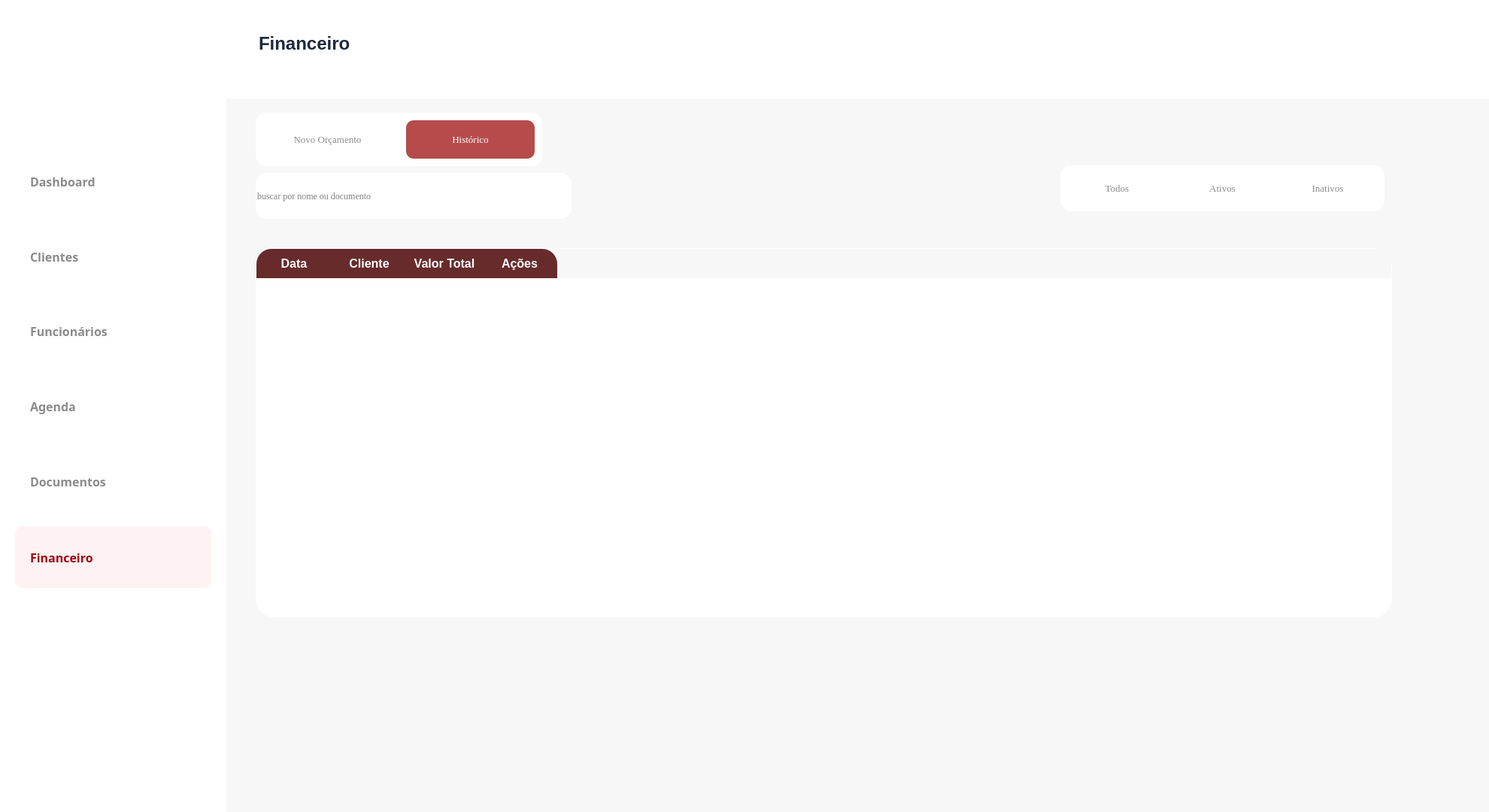
<?xml version="1.0" encoding="UTF-8"?>
<ui version="4.0">
 <class>Form</class>
 <widget class="QWidget" name="Form">
  <property name="geometry">
   <rect>
    <x>0</x>
    <y>0</y>
    <width>1980</width>
    <height>1080</height>
   </rect>
  </property>
  <property name="windowTitle">
   <string>Form</string>
  </property>
  <widget class="QFrame" name="frame_2">
   <property name="geometry">
    <rect>
     <x>0</x>
     <y>0</y>
     <width>1981</width>
     <height>131</height>
    </rect>
   </property>
   <property name="styleSheet">
    <string notr="true">background-color: rgb(255,255,255);
border:none;</string>
   </property>
   <property name="frameShape">
    <enum>QFrame::StyledPanel</enum>
   </property>
   <property name="frameShadow">
    <enum>QFrame::Raised</enum>
   </property>
   <widget class="QTextBrowser" name="textBrowser_2">
    <property name="geometry">
     <rect>
      <x>340</x>
      <y>40</y>
      <width>256</width>
      <height>51</height>
     </rect>
    </property>
    <property name="autoFillBackground">
     <bool>false</bool>
    </property>
    <property name="styleSheet">
     <string notr="true">border: 0px;
color:rgb(29, 41, 61);</string>
    </property>
    <property name="html">
     <string>&lt;!DOCTYPE HTML PUBLIC &quot;-//W3C//DTD HTML 4.0//EN&quot; &quot;http://www.w3.org/TR/REC-html40/strict.dtd&quot;&gt;
&lt;html&gt;&lt;head&gt;&lt;meta name=&quot;qrichtext&quot; content=&quot;1&quot; /&gt;&lt;style type=&quot;text/css&quot;&gt;
p, li { white-space: pre-wrap; }
&lt;/style&gt;&lt;/head&gt;&lt;body style=&quot; font-family:'MS Shell Dlg 2'; font-size:7.8pt; font-weight:400; font-style:normal;&quot;&gt;
&lt;p style=&quot; margin-top:0px; margin-bottom:0px; margin-left:0px; margin-right:0px; -qt-block-indent:0; text-indent:0px;&quot;&gt;&lt;span style=&quot; font-size:18pt; font-weight:600;&quot;&gt;Financeiro&lt;/span&gt;&lt;/p&gt;&lt;/body&gt;&lt;/html&gt;</string>
    </property>
   </widget>
  </widget>
  <widget class="QFrame" name="frame_3">
   <property name="geometry">
    <rect>
     <x>300</x>
     <y>130</y>
     <width>1681</width>
     <height>951</height>
    </rect>
   </property>
   <property name="toolTip">
    <string/>
   </property>
   <property name="styleSheet">
    <string notr="true">background-color: rgb(247, 247, 247);
</string>
   </property>
   <property name="frameShape">
    <enum>QFrame::StyledPanel</enum>
   </property>
   <property name="frameShadow">
    <enum>QFrame::Raised</enum>
   </property>
   <widget class="QLineEdit" name="lineEdit">
    <property name="geometry">
     <rect>
      <x>40</x>
      <y>100</y>
      <width>420</width>
      <height>61</height>
     </rect>
    </property>
    <property name="font">
     <font>
      <family>Georgia</family>
     </font>
    </property>
    <property name="styleSheet">
     <string notr="true">background-color: white;
border-radius: 14px;</string>
    </property>
    <property name="inputMask">
     <string/>
    </property>
    <property name="text">
     <string/>
    </property>
    <property name="maxLength">
     <number>32767</number>
    </property>
    <property name="echoMode">
     <enum>QLineEdit::Normal</enum>
    </property>
    <property name="placeholderText">
     <string>buscar por nome ou documento</string>
    </property>
   </widget>
   <widget class="QTableWidget" name="tableWidget">
    <property name="geometry">
     <rect>
      <x>40</x>
      <y>200</y>
      <width>1511</width>
      <height>491</height>
     </rect>
    </property>
    <property name="font">
     <font>
      <family>Georgia</family>
      <pointsize>12</pointsize>
      <weight>50</weight>
      <bold>false</bold>
     </font>
    </property>
    <property name="layoutDirection">
     <enum>Qt::LeftToRight</enum>
    </property>
    <property name="styleSheet">
     <string notr="true">QHeaderView::section {
	font-family: &quot;MS Shell Dlg 2&quot;;
    font-size: 16px;
    font-weight: bold;
    color: white;
    background-color: rgb(103, 43, 43);
    color: white;
    border: none;
	padding: 8px;
}
QHeaderView::section:first {
	border-top-left-radius: 20px;  /* Canto superior esquerdo */
    border-top-right-radius: 0px;
    border-bottom-left-radius: 0px;
    border-bottom-right-radius: 0px;
}
QHeaderView::section:last {
	border-top-left-radius: 0px;
    border-top-right-radius: 20px;
    border-bottom-left-radius: 0px;
    border-bottom-right-radius: 0px;
}
QTableWidget {
    border: none;
    border-radius: 25px;
    background-color: white;
    /* Necessário para o fundo arredondar corretamente */
    padding: 1px;
}
QTableWidget::section:first {
	font-family: &quot;Times New Roman&quot;;
    font-size: 12px;
	font-weight: bold;
    color: black;
}
QTableWidget::section:second, third {
	font-family: &quot;Times New Roman&quot;;
    font-size: 10px;
    color: rgb(152, 152, 152);
	text-align: center;
}
QTableWidget::section:last {
	font-family: &quot;Times New Roman&quot;;
    font-size: 12px;
	font-weight: bold;
    color: black;
	text-align: center;
}</string>
    </property>
    <property name="editTriggers">
     <set>QAbstractItemView::NoEditTriggers</set>
    </property>
    <property name="alternatingRowColors">
     <bool>true</bool>
    </property>
    <property name="selectionBehavior">
     <enum>QAbstractItemView::SelectRows</enum>
    </property>
    <property name="showGrid">
     <bool>false</bool>
    </property>
    <property name="sortingEnabled">
     <bool>true</bool>
    </property>
    <property name="columnCount">
     <number>4</number>
    </property>
    <attribute name="horizontalHeaderVisible">
     <bool>true</bool>
    </attribute>
    <attribute name="horizontalHeaderHighlightSections">
     <bool>true</bool>
    </attribute>
    <attribute name="horizontalHeaderStretchLastSection">
     <bool>false</bool>
    </attribute>
    <attribute name="verticalHeaderVisible">
     <bool>false</bool>
    </attribute>
    <column>
     <property name="text">
      <string>Data</string>
     </property>
    </column>
    <column>
     <property name="text">
      <string>Cliente</string>
     </property>
    </column>
    <column>
     <property name="text">
      <string>Valor Total</string>
     </property>
    </column>
    <column>
     <property name="text">
      <string>Ações</string>
     </property>
    </column>
   </widget>
   <widget class="QFrame" name="frame_4">
    <property name="geometry">
     <rect>
      <x>40</x>
      <y>20</y>
      <width>381</width>
      <height>71</height>
     </rect>
    </property>
    <property name="styleSheet">
     <string notr="true">background-color: white;
border-radius: 14px;</string>
    </property>
    <property name="frameShape">
     <enum>QFrame::StyledPanel</enum>
    </property>
    <property name="frameShadow">
     <enum>QFrame::Raised</enum>
    </property>
    <widget class="QPushButton" name="pushButton_5">
     <property name="geometry">
      <rect>
       <x>200</x>
       <y>10</y>
       <width>171</width>
       <height>51</height>
      </rect>
     </property>
     <property name="font">
      <font>
       <family>Georgia</family>
       <pointsize>10</pointsize>
      </font>
     </property>
     <property name="styleSheet">
      <string notr="true">QPushButton {
	text-align: center;
    background-color: rgb(182,75,75);
    color:  white;
    border-radius: 10px;
}</string>
     </property>
     <property name="text">
      <string>Histórico</string>
     </property>
     <property name="icon">
      <iconset>
       <normaloff>../Source/utilizador.png</normaloff>../Source/utilizador.png</iconset>
     </property>
     <property name="iconSize">
      <size>
       <width>20</width>
       <height>20</height>
      </size>
     </property>
    </widget>
    <widget class="QPushButton" name="pushButton_6">
     <property name="geometry">
      <rect>
       <x>10</x>
       <y>10</y>
       <width>171</width>
       <height>51</height>
      </rect>
     </property>
     <property name="font">
      <font>
       <family>Georgia</family>
       <pointsize>10</pointsize>
      </font>
     </property>
     <property name="styleSheet">
      <string notr="true">QPushButton {
    text-align: center;
    background-color: white;
    color: rgb(139,139,139);
    border-radius: 10px;
}

QPushButton:hover {
    background-color: rgb(247,247,247);
}

QPushButton:pressed {
    background-color: rgb(182,75,75);
    color: white;
}</string>
     </property>
     <property name="text">
      <string>Novo Orçamento</string>
     </property>
     <property name="icon">
      <iconset>
       <normaloff>../Source/botao-adicionar.png</normaloff>../Source/botao-adicionar.png</iconset>
     </property>
     <property name="iconSize">
      <size>
       <width>20</width>
       <height>20</height>
      </size>
     </property>
    </widget>
   </widget>
   <widget class="QFrame" name="frame_5">
    <property name="geometry">
     <rect>
      <x>1110</x>
      <y>90</y>
      <width>431</width>
      <height>61</height>
     </rect>
    </property>
    <property name="styleSheet">
     <string notr="true">background-color: white;
border-radius: 14px;</string>
    </property>
    <property name="frameShape">
     <enum>QFrame::StyledPanel</enum>
    </property>
    <property name="frameShadow">
     <enum>QFrame::Raised</enum>
    </property>
    <widget class="QPushButton" name="pushButton_7">
     <property name="geometry">
      <rect>
       <x>10</x>
       <y>10</y>
       <width>131</width>
       <height>41</height>
      </rect>
     </property>
     <property name="font">
      <font>
       <family>Georgia</family>
       <pointsize>10</pointsize>
      </font>
     </property>
     <property name="styleSheet">
      <string notr="true">QPushButton {
    text-align: center;
    background-color: white;
    color: rgb(139,139,139);
    border-radius: 10px;
}

QPushButton:hover {
    background-color: rgb(247,247,247);
}

QPushButton:pressed {
    background-color: rgb(182,75,75);
    color: white;
}</string>
     </property>
     <property name="text">
      <string>Todos</string>
     </property>
     <property name="icon">
      <iconset>
       <normaloff>../do-utilizador.png</normaloff>../do-utilizador.png</iconset>
     </property>
    </widget>
    <widget class="QPushButton" name="pushButton_4">
     <property name="geometry">
      <rect>
       <x>150</x>
       <y>10</y>
       <width>131</width>
       <height>41</height>
      </rect>
     </property>
     <property name="font">
      <font>
       <family>Georgia</family>
       <pointsize>10</pointsize>
      </font>
     </property>
     <property name="styleSheet">
      <string notr="true">QPushButton {
    text-align: center;
    background-color: white;
    color: rgb(139,139,139);
    border-radius: 10px;
}

QPushButton:hover {
    background-color: rgb(247,247,247);
}

QPushButton:pressed {
    background-color: rgb(182,75,75);
    color: white;
}</string>
     </property>
     <property name="text">
      <string>Ativos</string>
     </property>
     <property name="icon">
      <iconset>
       <normaloff>../do-utilizador.png</normaloff>../do-utilizador.png</iconset>
     </property>
    </widget>
    <widget class="QPushButton" name="pushButton_8">
     <property name="geometry">
      <rect>
       <x>290</x>
       <y>10</y>
       <width>131</width>
       <height>41</height>
      </rect>
     </property>
     <property name="font">
      <font>
       <family>Georgia</family>
       <pointsize>10</pointsize>
      </font>
     </property>
     <property name="styleSheet">
      <string notr="true">QPushButton {
    text-align: center;
    background-color: white;
    color: rgb(139,139,139);
    border-radius: 10px;
}

QPushButton:hover {
    background-color: rgb(247,247,247);
}

QPushButton:pressed {
    background-color: rgb(182,75,75);
    color: white;
}</string>
     </property>
     <property name="text">
      <string>Inativos</string>
     </property>
     <property name="icon">
      <iconset>
       <normaloff>../do-utilizador.png</normaloff>../do-utilizador.png</iconset>
     </property>
    </widget>
   </widget>
  </widget>
  <widget class="QFrame" name="menu_lateral">
   <property name="geometry">
    <rect>
     <x>0</x>
     <y>0</y>
     <width>301</width>
     <height>1081</height>
    </rect>
   </property>
   <property name="styleSheet">
    <string notr="true">background-color: rgb(255,255,255);
border:none;</string>
   </property>
   <widget class="QPushButton" name="btn_abrir_dashboard_menu">
    <property name="geometry">
     <rect>
      <x>20</x>
      <y>200</y>
      <width>261</width>
      <height>82</height>
     </rect>
    </property>
    <property name="font">
     <font>
      <family>Segoe UI Semibold</family>
      <pointsize>12</pointsize>
      <weight>75</weight>
      <bold>true</bold>
     </font>
    </property>
    <property name="cursor">
     <cursorShape>PointingHandCursor</cursorShape>
    </property>
    <property name="layoutDirection">
     <enum>Qt::LeftToRight</enum>
    </property>
    <property name="styleSheet">
     <string notr="true">QPushButton {
    text-align: left;
    padding-left: 20px;
    min-height: 42px;
    background-color: white;
    color: rgb(139,139,139);
    border-radius: 10px;
}

QPushButton:hover {
    background-color: rgb(247,247,247);
}

QPushButton:pressed {
    background-color: rgb(182,75,75);
    color: white;
}</string>
    </property>
    <property name="text">
     <string>Dashboard</string>
    </property>
    <property name="icon">
     <iconset>
      <normaloff>../Source/dashboard.svg</normaloff>../Source/dashboard.svg</iconset>
    </property>
    <property name="iconSize">
     <size>
      <width>50</width>
      <height>50</height>
     </size>
    </property>
   </widget>
   <widget class="QPushButton" name="btn_abrir_cliente_menu">
    <property name="geometry">
     <rect>
      <x>20</x>
      <y>300</y>
      <width>261</width>
      <height>82</height>
     </rect>
    </property>
    <property name="font">
     <font>
      <family>Segoe UI Semibold</family>
      <pointsize>12</pointsize>
      <weight>75</weight>
      <bold>true</bold>
     </font>
    </property>
    <property name="cursor">
     <cursorShape>PointingHandCursor</cursorShape>
    </property>
    <property name="styleSheet">
     <string notr="true">QPushButton {
	text-align: left;
	padding: 20px;
    background-color: white;
    color:  rgb(139, 139, 139);
    border-radius: 10px;
}

QPushButton:hover {
    background-color: rgb(247, 247, 247);
	color: rgb(139, 139, 139);
}

QPushButton:pressed {
    background-color: rgb(182, 75, 75);
	color: white;
}</string>
    </property>
    <property name="text">
     <string>Clientes</string>
    </property>
    <property name="icon">
     <iconset>
      <normaloff>../Source/clientes.svg</normaloff>../Source/clientes.svg</iconset>
    </property>
    <property name="iconSize">
     <size>
      <width>40</width>
      <height>40</height>
     </size>
    </property>
   </widget>
   <widget class="QPushButton" name="btn_abrir_funcionario_menu">
    <property name="geometry">
     <rect>
      <x>20</x>
      <y>400</y>
      <width>261</width>
      <height>80</height>
     </rect>
    </property>
    <property name="font">
     <font>
      <family>Segoe UI Semibold</family>
      <pointsize>12</pointsize>
      <weight>75</weight>
      <bold>true</bold>
     </font>
    </property>
    <property name="cursor">
     <cursorShape>PointingHandCursor</cursorShape>
    </property>
    <property name="styleSheet">
     <string notr="true">QPushButton {
    text-align: left;
    padding-left: 20px;
    min-height: 42px;
    background-color: white;
    color: rgb(139,139,139);
    border-radius: 10px;
}

QPushButton:hover {
    background-color: rgb(247,247,247);
}

QPushButton:pressed {
    background-color: rgb(182,75,75);
    color: white;
}</string>
    </property>
    <property name="text">
     <string>Funcionários</string>
    </property>
    <property name="icon">
     <iconset>
      <normaloff>../Source/funcionarios.svg</normaloff>../Source/funcionarios.svg</iconset>
    </property>
    <property name="iconSize">
     <size>
      <width>40</width>
      <height>40</height>
     </size>
    </property>
   </widget>
   <widget class="QPushButton" name="btn_abrir_agenda_menu">
    <property name="geometry">
     <rect>
      <x>20</x>
      <y>500</y>
      <width>261</width>
      <height>80</height>
     </rect>
    </property>
    <property name="font">
     <font>
      <family>Segoe UI Semibold</family>
      <pointsize>12</pointsize>
      <weight>75</weight>
      <bold>true</bold>
     </font>
    </property>
    <property name="cursor">
     <cursorShape>PointingHandCursor</cursorShape>
    </property>
    <property name="styleSheet">
     <string notr="true">QPushButton {
	text-align: left;
	padding: 20px;
    min-height: 40px;
    background-color: white;
    color:  rgb(139, 139, 139);
    border-radius: 10px;
}

QPushButton:hover {
    background-color: rgb(247, 247, 247);
	color: rgb(139, 139, 139);
}

QPushButton:pressed {
    background-color: rgb(182, 75, 75);
	color: white;
}</string>
    </property>
    <property name="text">
     <string>Agenda</string>
    </property>
    <property name="icon">
     <iconset>
      <normaloff>../Source/agenda.svg</normaloff>../Source/agenda.svg</iconset>
    </property>
    <property name="iconSize">
     <size>
      <width>50</width>
      <height>50</height>
     </size>
    </property>
   </widget>
   <widget class="QPushButton" name="btn_abrir_documento_menu">
    <property name="geometry">
     <rect>
      <x>20</x>
      <y>600</y>
      <width>261</width>
      <height>80</height>
     </rect>
    </property>
    <property name="font">
     <font>
      <family>Segoe UI Semibold</family>
      <pointsize>12</pointsize>
      <weight>75</weight>
      <bold>true</bold>
     </font>
    </property>
    <property name="cursor">
     <cursorShape>PointingHandCursor</cursorShape>
    </property>
    <property name="styleSheet">
     <string notr="true">QPushButton {
	text-align: left;
	padding: 20px;
    background-color: white;
    color:  rgb(139, 139, 139);
    border-radius: 10px;
}

QPushButton:hover {
    background-color: rgb(247, 247, 247);
	color: rgb(139, 139, 139);
}

QPushButton:pressed {
    background-color: rgb(182, 75, 75);
	color: white;
}</string>
    </property>
    <property name="text">
     <string>Documentos</string>
    </property>
    <property name="icon">
     <iconset>
      <normaloff>../Source/documentos.svg</normaloff>../Source/documentos.svg</iconset>
    </property>
    <property name="iconSize">
     <size>
      <width>50</width>
      <height>50</height>
     </size>
    </property>
   </widget>
   <widget class="QLabel" name="logo">
    <property name="geometry">
     <rect>
      <x>40</x>
      <y>10</y>
      <width>191</width>
      <height>181</height>
     </rect>
    </property>
    <property name="text">
     <string notr="true"/>
    </property>
    <property name="pixmap">
     <pixmap>../Source/Cenicos.jpg</pixmap>
    </property>
    <property name="scaledContents">
     <bool>true</bool>
    </property>
   </widget>
   <widget class="QPushButton" name="btn_abrir_documento_menu_2">
    <property name="geometry">
     <rect>
      <x>20</x>
      <y>700</y>
      <width>261</width>
      <height>82</height>
     </rect>
    </property>
    <property name="font">
     <font>
      <family>Segoe UI Semibold</family>
      <pointsize>12</pointsize>
      <weight>75</weight>
      <bold>true</bold>
     </font>
    </property>
    <property name="cursor">
     <cursorShape>PointingHandCursor</cursorShape>
    </property>
    <property name="styleSheet">
     <string notr="true">QPushButton {
	text-align: left;
	padding: 20px;
    min-height: 42px;
    background-color: rgb(254, 242, 242);
    color:  rgb(159, 7, 18);
    border-radius: 10px;
}
</string>
    </property>
    <property name="text">
     <string>Financeiro</string>
    </property>
    <property name="icon">
     <iconset>
      <normaloff>../Source/financeiro.svg</normaloff>../Source/financeiro.svg</iconset>
    </property>
    <property name="iconSize">
     <size>
      <width>50</width>
      <height>50</height>
     </size>
    </property>
   </widget>
  </widget>
  <zorder>frame_3</zorder>
  <zorder>frame_2</zorder>
  <zorder>menu_lateral</zorder>
 </widget>
 <resources/>
 <connections/>
</ui>
